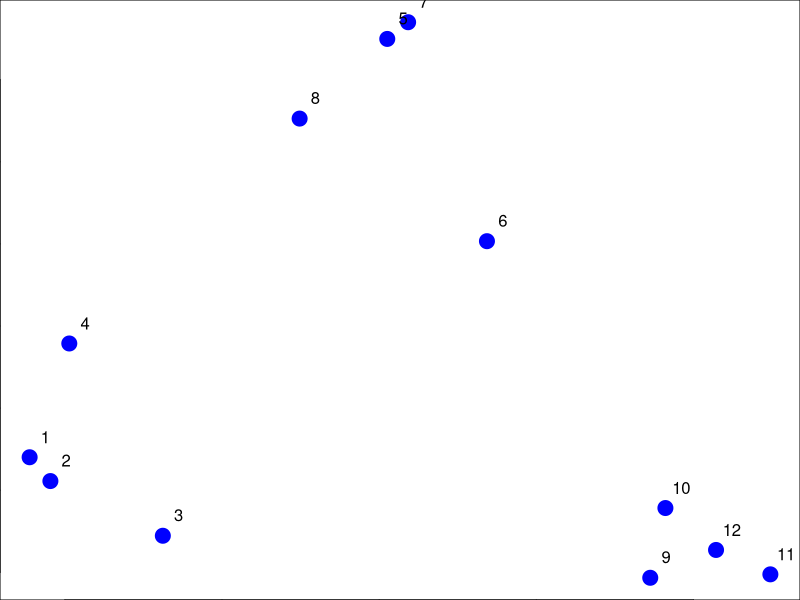
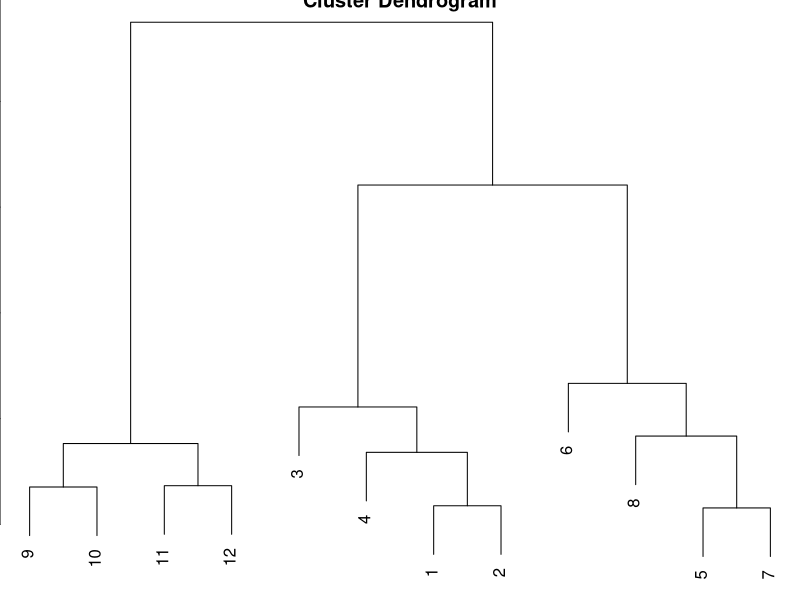
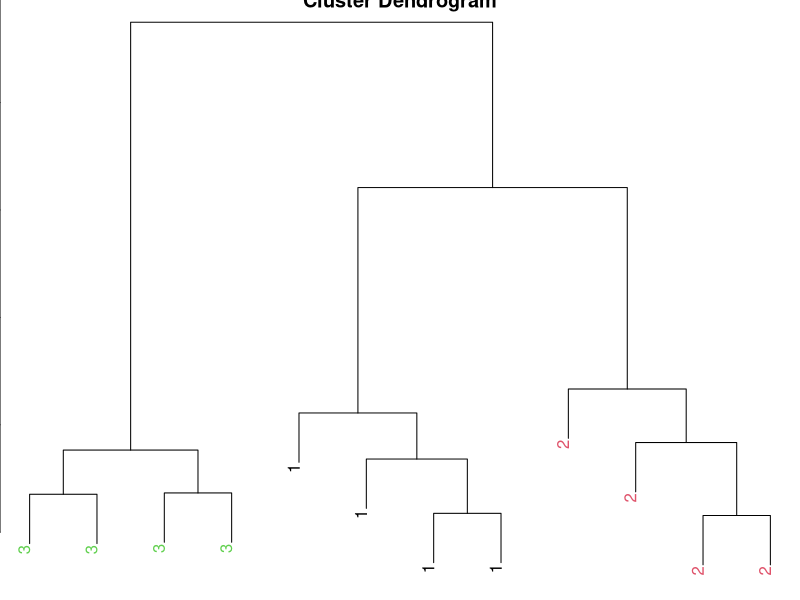
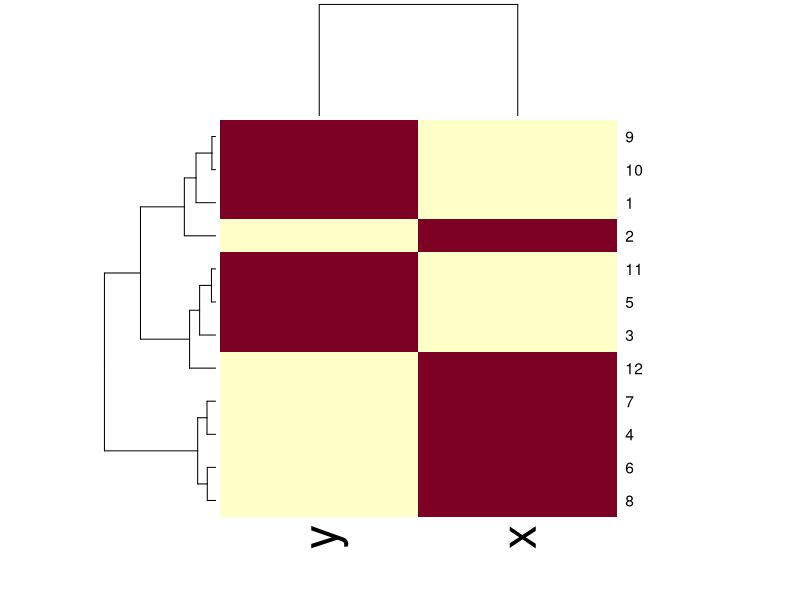
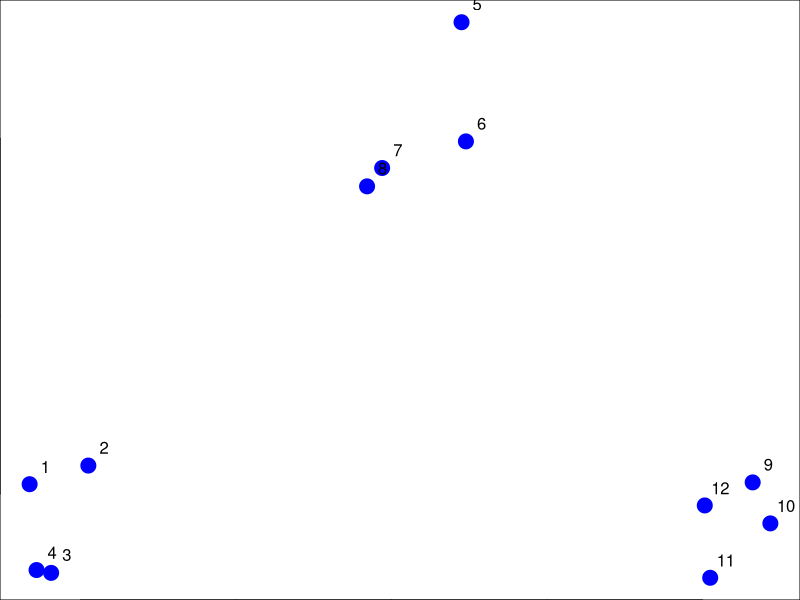
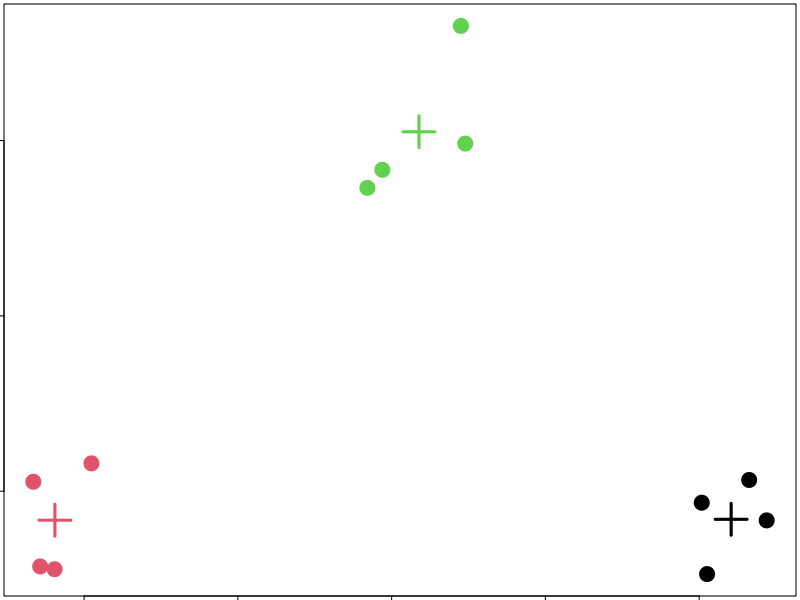
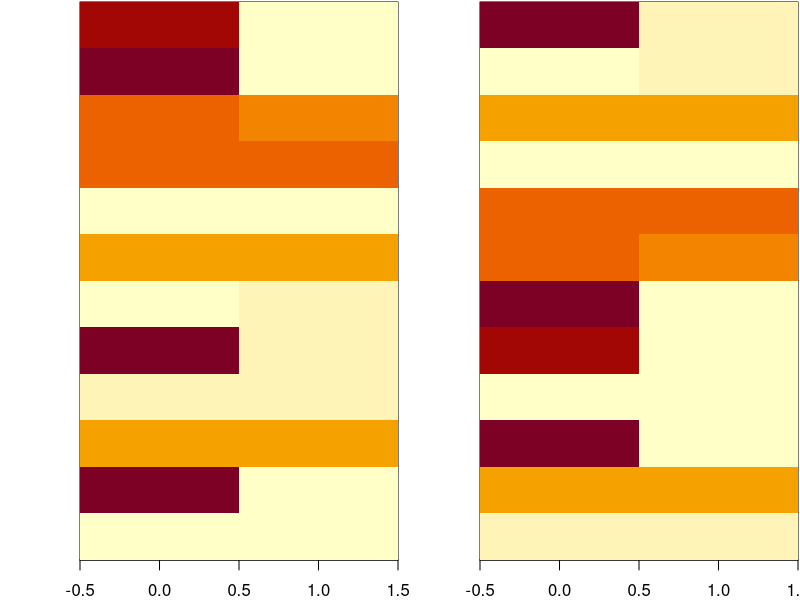
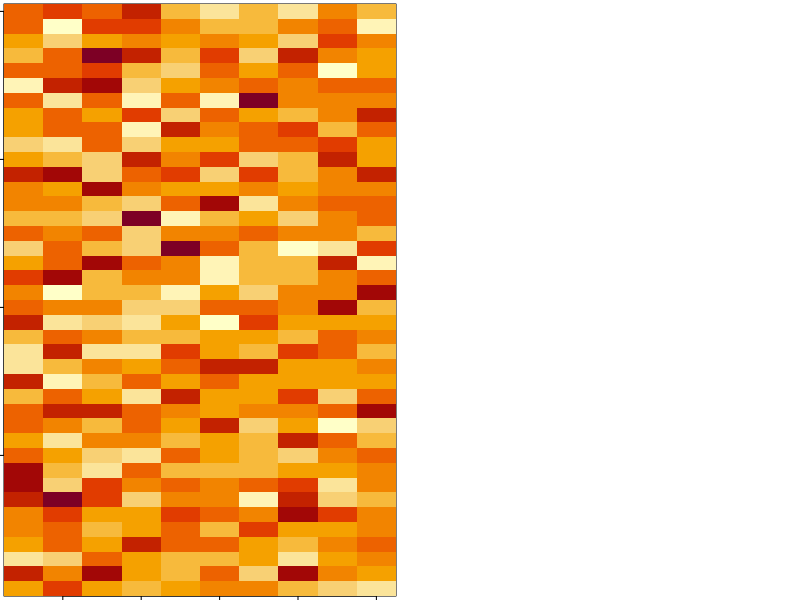

The R script that drew these images, in order:
# Lesson 1: Hierarchical Clustering
set.seed(123)
par(mar = c(0, 0, 0, 0))
x <- rnorm(12, mean = rep(1:3, each = 4), sd = 0.2)
y <- rnorm(12, mean = rep(c(1, 2, 1), each = 4), sd = 0.2)
plot(x, y, col = "blue", pch = 19, cex = 2)
text(x + 0.05, y + 0.05, labels = as.character(1:12))

# We choose the closest points and for them we create new single point for 
# next step of clustering - we start with n points (here 12) and we will finish
# with 1 single point

options(locatorBell = FALSE)
pnt <- identify(x, y, plot = F)
points(x[pnt], y[pnt], pch = 19, cex = 2, col = "red")

# Distance data.frame
dataFrame <- data.frame(x = x, y = y)
distxy <- dist(dataFrame)

# Hierarchical Clustering - hclust
hClustering <- hclust(distxy)
plot(hClustering)


# Prettier dendrogram

mypclust <- function(hclust, lab = hclust$labels, lab.col = rep(1, length(hclust$labels)), hang = 0.1, ...){
            y <- rep(hclust$height, 2)
            x <- as.numeric(hclust$merge)
            y <- y[which(x < 0)]
            x <- x[which(x < 0)]
            x <- abs(x)
            y <- y[order(x)]
            x <- x[order(x)]
            plot(hclust, labels = FALSE, hang = hang, ...)
            text(x = x, y = y[hclust$order] - (max(hclust$height)*hang), labels = lab[hclust$order],
                 col = lab.col[hclust$order], srt = 90, adj = c(1, 0.05), xpd = NA, ...)
}

mypclust(hClustering, lab = rep(1:3, each = 4), lab.col = rep(1:3, each = 4))

# Heatmap
set.seed(143)
dataMatrix <- as.matrix(dataFrame)[sample(1:12),]
heatmap(dataMatrix)

# Lesson 2: K-Means Clustering
set.seed(12234)
par(mar = c(0, 0, 0, 0))
x <- rnorm(12, mean = rep(1:3, each = 4), sd = 0.2)
y <- rnorm(12, mean = rep(c(1, 2, 1), each = 4), sd = 0.2)
plot(x, y, col = "blue", pch = 19, cex = 2)
text(x + 0.05, y + 0.05, labels = as.character(1:12))

DataFrame <- data.frame(x = x, y = y)
kmeansObj <- kmeans(DataFrame, centers = 3)
names(kmeansObj)
kmeansObj$centers

par(mar = c(0.2, 0.2, 0.2, 0.2))
plot(DataFrame$x, DataFrame$y, col = kmeansObj$cluster, pch = 19, cex = 2)
points(kmeansObj$centers, col = 1:3, pch = 3, cex = 3, lwd = 3)

# Hetmap
set.seed(1234)
dataMatrix <- as.matrix(DataFrame)[sample(1:12),]
kmeansObj2 <- kmeans(dataMatrix, centers = 2)
par(mfrow = c(1, 2), mar = c(2, 4, 0.1, 0.1))
image(t(dataMatrix)[,nrow(dataMatrix):1], yaxt = "n")
image(t(dataMatrix)[,order(kmeansObj$cluster)], yaxt = "n")

set.seed(12345)
par(mar = rep(0.2, 4))
dataMatrix <- matrix(rnorm(400), nrow = 40)
image(1:10, 1:40, t(dataMatrix)[, nrow(dataMatrix):1])

par(mar = rep(0.2, 4))
heatmap(dataMatrix)

# What if we add the pattern ?
set.seed(678910)
for(i in 1:40) {
  # flip a coin
  coinFlip <- rbinom(1, size = 1, prob = 0.5)
  # if coin is heads add a common pattern to that row
  if (coinFlip) {
   dataMatrix[i, ] <- dataMatrix[i, ] + rep(c(0, 3), each = 5) 
  }
}

par(mar = rep(0.2, 4))
image(1:10, 1:40, t(dataMatrix)[, nrow(dataMatrix):1])

par(mar = rep(0.2, 4))
heatmap(dataMatrix)

# Patterns in rows ad columns
hh <- hclust(dist(dataMatrix))
dataMatrixOrdered <- dataMatrix[hh$order, ]
par(mfrow = c(1, 3))
image(t(dataMatrix)[, nrow(dataMatrixOrdered):1])
plot(rowMeans(dataMatrixOrdered), 40:1, xlab = "Row Mean", ylab = "Row", pch = 19)
plot(colMeans(dataMatrixOrdered), xlab = "Column Mean", ylab = "Column", pch = 19)
